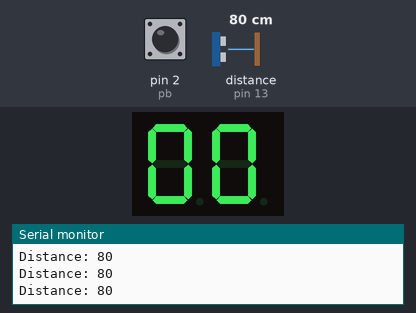
Bench run of a sketch on a simulated Arduino Uno, built with avr-gcc and run on an emulated ATmega328P. Shown: 2-digit seven-segment display, the last lines printed to the serial monitor. Wiring (inferred from the names in the program): 2-digit 7-segment display, segments lit when HIGH: segments pin 3, pin 4, pin 5, pin 6, pin 7, pin 8, pin 9, A0, A1, A2, A3, A4, A5, pin 10. The test bench sets the inputs (shaded band); at power-on: distance to the obstacle (sensor on pin 13) 80 cm, pin 2 (pb) HIGH. The echo pulse lasts 58.3 µs per cm; the segment pins are drawn as the display they are named for.

Above: at 1.2 s.
1.3 s: distance to the obstacle (sensor on pin 13) set to 2 cm
At 2.4 s:
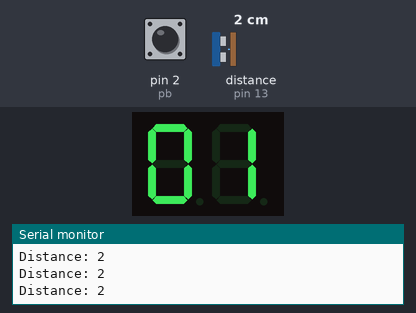
3.0 s: pin 2 (pb) pulled LOW for 0.15 s
Timing chart, 0 to 6.0 s (numbered marks = the images above; inputs shaded):
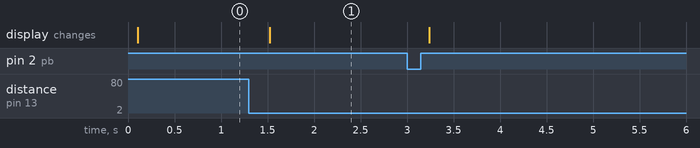

Measured:
- after the input at 1.3 s, the display: changes after 0.22 s (image 1)

The sketch:

PushUpCounterWith2_7Segment.ino
```cpp
#include <HCSR04.h>

int A_1 = 3, B_1 = 4, C_1 = 5, D_1 = 6, E_1 = 7, F_1 = 8, G_1 = 9; // Left display (Tens)
int A_2 = A0, B_2 = A1, C_2 = A2, D_2 = A3, E_2 = A4, F_2 = A5, G_2 = 10; // Right display (Ones)

int leftPins[7]  = {A_1, B_1, C_1, D_1, E_1, F_1, G_1}; // Left display (Tens)
int rightPins[7] = {A_2, B_2, C_2, D_2, E_2, F_2, G_2}; // Right display (Ones)

int pb = 2; //pb pin 2
int count =0;
bool blocked = false;
UltraSonicDistanceSensor distanceSensor(12, 13); //echo / trig
int distance = 0;

void isr() {
   count = 0;
   Serial.println("pb pressed");
}
void setup() {
  Serial.begin(9600);
  SetUpPins ();
}

void loop() {
   distance = distanceSensor.measureDistanceCm();
   Serial.print("Distance: ");
   Serial.println(distance);
 //  Serial.print("Distancesensor: ");
 //  Serial.println(distanceSensor.measureDistanceCm());
   delay(100);
   if (!blocked && distance <= 10) {
      count++;
      blocked = true; // Block further counting until distance is > 10
      Serial.println(blocked);
      delay(50);
      Serial.println("+1 count");
   }
  if (blocked && distance > 10) {
     blocked = false; // Unblock counting
  }

   displayNumber(count / 10, true);  // Display tens digit
   displayNumber(count % 10, false); // Display ones digit
}
const int numbers[10][7] = {
    {HIGH, HIGH, HIGH, HIGH, HIGH, HIGH, LOW},  // 0
    {LOW, HIGH, HIGH, LOW, LOW, LOW, LOW},      // 1
    {HIGH, HIGH, LOW, HIGH, HIGH, LOW, HIGH},   // 2
    {HIGH, HIGH, HIGH, HIGH, LOW, LOW, HIGH},   // 3
    {LOW, HIGH, HIGH, LOW, LOW, HIGH, HIGH},    // 4
    {HIGH, LOW, HIGH, HIGH, LOW, HIGH, HIGH},   // 5
    {HIGH, LOW, HIGH, HIGH, HIGH, HIGH, HIGH},  // 6
    {HIGH, HIGH, HIGH, LOW, LOW, LOW, LOW},     // 7
    {HIGH, HIGH, HIGH, HIGH, HIGH, HIGH, HIGH}, // 8
    {HIGH, HIGH, HIGH, HIGH, LOW, HIGH, HIGH}   // 9
};
void displayNumber(int num, bool isLeft) {
    if (num < 0 || num > 9) return; // Prevent invalid numbers

    // Select segment pin array based on whether it's the left or right display
    int *pins = isLeft ? leftPins : rightPins;

    // Set segments based on the number pattern
    for (int i = 0; i < 7; i++) {
        digitalWrite(pins[i], numbers[num][i]);
    }
}
void SetUpPins (){
  pinMode (pb, INPUT_PULLUP);
  attachInterrupt(digitalPinToInterrupt(pb), isr, RISING);

    pinMode(A_1, OUTPUT);
    pinMode(B_1, OUTPUT);
    pinMode(C_1, OUTPUT);
    pinMode(D_1, OUTPUT);
    pinMode(E_1, OUTPUT);
    pinMode(F_1, OUTPUT);
    pinMode(G_1, OUTPUT);

    pinMode(A_2, OUTPUT);
    pinMode(B_2, OUTPUT);
    pinMode(C_2, OUTPUT);
    pinMode(D_2, OUTPUT);
    pinMode(E_2, OUTPUT);
    pinMode(F_2, OUTPUT);
    pinMode(G_2, OUTPUT);
}
```
